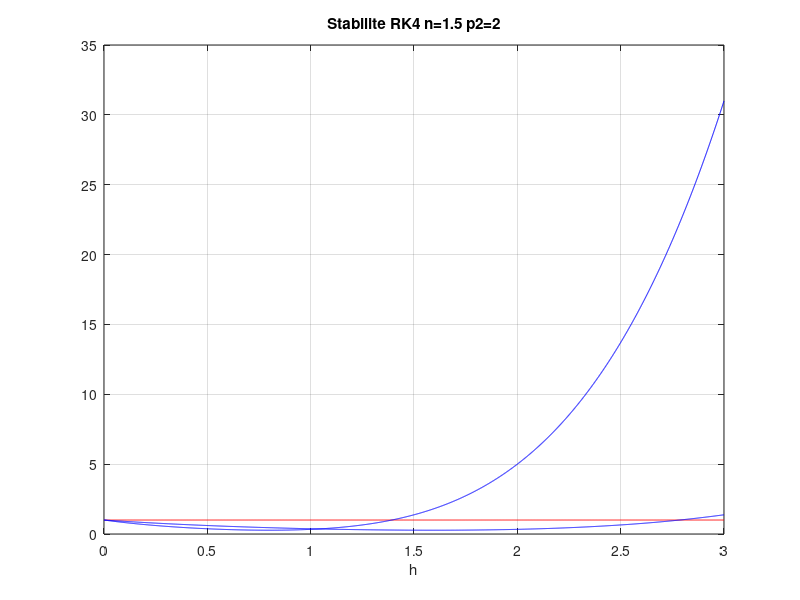

Write the MATLAB code that produced this figure.
% stabilite RK4

clear
hold off

%1er cas
n=1.5;
p2=2;

%2eme cas
%n=0.2;
%p2=1;

r1=-n-sqrt(n*n-p2);
r2=-n+sqrt(n*n-p2);

% ordre 2
h=0:0.001:3;
un=ones(length(h), 1);
plot(h, un, 'r');
hold on

lambda=r1;
P=abs(1+h*lambda+0.5*h.^2*lambda^2+01/6*h.^3*lambda^3+1/24*h.^4*lambda^4);
plot(h,P,'b');

lambda=r2;
P=abs(1+h*lambda+0.5*h.^2*lambda^2+01/6*h.^3*lambda^3+1/24*h.^4*lambda^4);
plot(h,P,'b');

grid on
xlabel('h');
title(['Stabilite RK4 ' ...
    'n=' num2str(n) ' p2=' num2str(p2)]);
